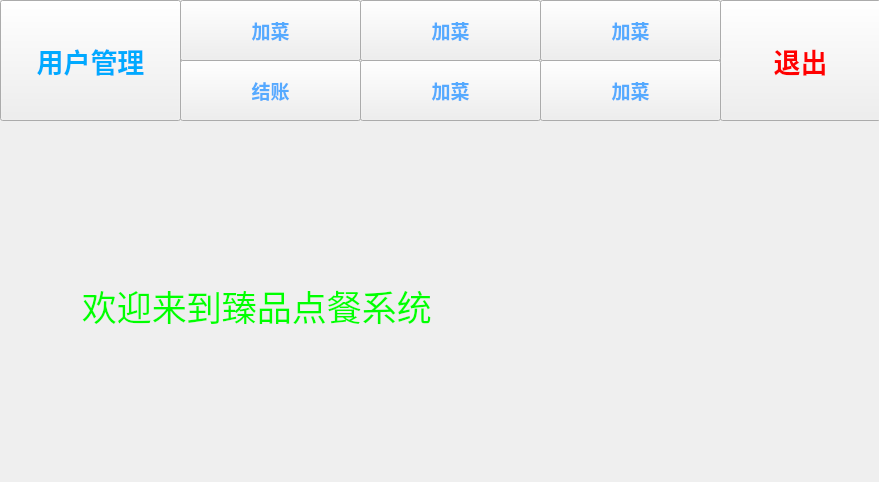
<?xml version="1.0" encoding="UTF-8"?>
<ui version="4.0">
 <class>MangerOperate</class>
 <widget class="QWidget" name="MangerOperate">
  <property name="geometry">
   <rect>
    <x>0</x>
    <y>0</y>
    <width>879</width>
    <height>482</height>
   </rect>
  </property>
  <property name="windowTitle">
   <string>Form</string>
  </property>
  <widget class="QPushButton" name="pushButton_14">
   <property name="geometry">
    <rect>
     <x>720</x>
     <y>0</y>
     <width>161</width>
     <height>121</height>
    </rect>
   </property>
   <property name="palette">
    <palette>
     <active>
      <colorrole role="ButtonText">
       <brush brushstyle="SolidPattern">
        <color alpha="255">
         <red>255</red>
         <green>0</green>
         <blue>0</blue>
        </color>
       </brush>
      </colorrole>
     </active>
     <inactive>
      <colorrole role="ButtonText">
       <brush brushstyle="SolidPattern">
        <color alpha="255">
         <red>255</red>
         <green>0</green>
         <blue>0</blue>
        </color>
       </brush>
      </colorrole>
     </inactive>
     <disabled>
      <colorrole role="ButtonText">
       <brush brushstyle="SolidPattern">
        <color alpha="255">
         <red>120</red>
         <green>120</green>
         <blue>120</blue>
        </color>
       </brush>
      </colorrole>
     </disabled>
    </palette>
   </property>
   <property name="font">
    <font>
     <family>Georgia</family>
     <pointsize>20</pointsize>
     <weight>75</weight>
     <bold>true</bold>
    </font>
   </property>
   <property name="text">
    <string>退出</string>
   </property>
  </widget>
  <widget class="QPushButton" name="PB_OrderMeal">
   <property name="geometry">
    <rect>
     <x>0</x>
     <y>0</y>
     <width>181</width>
     <height>121</height>
    </rect>
   </property>
   <property name="palette">
    <palette>
     <active>
      <colorrole role="WindowText">
       <brush brushstyle="SolidPattern">
        <color alpha="255">
         <red>0</red>
         <green>0</green>
         <blue>0</blue>
        </color>
       </brush>
      </colorrole>
      <colorrole role="Dark">
       <brush brushstyle="SolidPattern">
        <color alpha="255">
         <red>255</red>
         <green>255</green>
         <blue>255</blue>
        </color>
       </brush>
      </colorrole>
      <colorrole role="Text">
       <brush brushstyle="SolidPattern">
        <color alpha="255">
         <red>0</red>
         <green>0</green>
         <blue>0</blue>
        </color>
       </brush>
      </colorrole>
      <colorrole role="ButtonText">
       <brush brushstyle="SolidPattern">
        <color alpha="255">
         <red>0</red>
         <green>170</green>
         <blue>255</blue>
        </color>
       </brush>
      </colorrole>
     </active>
     <inactive>
      <colorrole role="WindowText">
       <brush brushstyle="SolidPattern">
        <color alpha="255">
         <red>0</red>
         <green>0</green>
         <blue>0</blue>
        </color>
       </brush>
      </colorrole>
      <colorrole role="Dark">
       <brush brushstyle="SolidPattern">
        <color alpha="255">
         <red>255</red>
         <green>255</green>
         <blue>255</blue>
        </color>
       </brush>
      </colorrole>
      <colorrole role="Text">
       <brush brushstyle="SolidPattern">
        <color alpha="255">
         <red>0</red>
         <green>0</green>
         <blue>0</blue>
        </color>
       </brush>
      </colorrole>
      <colorrole role="ButtonText">
       <brush brushstyle="SolidPattern">
        <color alpha="255">
         <red>0</red>
         <green>170</green>
         <blue>255</blue>
        </color>
       </brush>
      </colorrole>
     </inactive>
     <disabled>
      <colorrole role="WindowText">
       <brush brushstyle="SolidPattern">
        <color alpha="255">
         <red>255</red>
         <green>255</green>
         <blue>255</blue>
        </color>
       </brush>
      </colorrole>
      <colorrole role="Dark">
       <brush brushstyle="SolidPattern">
        <color alpha="255">
         <red>255</red>
         <green>255</green>
         <blue>255</blue>
        </color>
       </brush>
      </colorrole>
      <colorrole role="Text">
       <brush brushstyle="SolidPattern">
        <color alpha="255">
         <red>255</red>
         <green>255</green>
         <blue>255</blue>
        </color>
       </brush>
      </colorrole>
      <colorrole role="ButtonText">
       <brush brushstyle="SolidPattern">
        <color alpha="255">
         <red>255</red>
         <green>255</green>
         <blue>255</blue>
        </color>
       </brush>
      </colorrole>
     </disabled>
    </palette>
   </property>
   <property name="font">
    <font>
     <family>Georgia</family>
     <pointsize>20</pointsize>
     <weight>75</weight>
     <italic>false</italic>
     <bold>true</bold>
    </font>
   </property>
   <property name="text">
    <string>用户管理</string>
   </property>
  </widget>
  <widget class="QLabel" name="label">
   <property name="geometry">
    <rect>
     <x>0</x>
     <y>120</y>
     <width>881</width>
     <height>371</height>
    </rect>
   </property>
   <property name="palette">
    <palette>
     <active>
      <colorrole role="WindowText">
       <brush brushstyle="SolidPattern">
        <color alpha="255">
         <red>0</red>
         <green>255</green>
         <blue>0</blue>
        </color>
       </brush>
      </colorrole>
     </active>
     <inactive>
      <colorrole role="WindowText">
       <brush brushstyle="SolidPattern">
        <color alpha="255">
         <red>0</red>
         <green>255</green>
         <blue>0</blue>
        </color>
       </brush>
      </colorrole>
     </inactive>
     <disabled>
      <colorrole role="WindowText">
       <brush brushstyle="SolidPattern">
        <color alpha="255">
         <red>120</red>
         <green>120</green>
         <blue>120</blue>
        </color>
       </brush>
      </colorrole>
     </disabled>
    </palette>
   </property>
   <property name="font">
    <font>
     <family>楷体</family>
     <pointsize>26</pointsize>
    </font>
   </property>
   <property name="text">
    <string>         欢迎来到臻品点餐系统</string>
   </property>
  </widget>
  <widget class="QPushButton" name="PB_Payoff">
   <property name="geometry">
    <rect>
     <x>180</x>
     <y>60</y>
     <width>181</width>
     <height>61</height>
    </rect>
   </property>
   <property name="palette">
    <palette>
     <active>
      <colorrole role="ButtonText">
       <brush brushstyle="SolidPattern">
        <color alpha="255">
         <red>85</red>
         <green>170</green>
         <blue>255</blue>
        </color>
       </brush>
      </colorrole>
     </active>
     <inactive>
      <colorrole role="ButtonText">
       <brush brushstyle="SolidPattern">
        <color alpha="255">
         <red>85</red>
         <green>170</green>
         <blue>255</blue>
        </color>
       </brush>
      </colorrole>
     </inactive>
     <disabled>
      <colorrole role="ButtonText">
       <brush brushstyle="SolidPattern">
        <color alpha="255">
         <red>120</red>
         <green>120</green>
         <blue>120</blue>
        </color>
       </brush>
      </colorrole>
     </disabled>
    </palette>
   </property>
   <property name="font">
    <font>
     <family>Georgia</family>
     <pointsize>14</pointsize>
     <weight>75</weight>
     <bold>true</bold>
    </font>
   </property>
   <property name="text">
    <string>结账</string>
   </property>
  </widget>
  <widget class="QPushButton" name="PB_AddMeal">
   <property name="geometry">
    <rect>
     <x>180</x>
     <y>0</y>
     <width>181</width>
     <height>61</height>
    </rect>
   </property>
   <property name="palette">
    <palette>
     <active>
      <colorrole role="ButtonText">
       <brush brushstyle="SolidPattern">
        <color alpha="255">
         <red>85</red>
         <green>170</green>
         <blue>255</blue>
        </color>
       </brush>
      </colorrole>
     </active>
     <inactive>
      <colorrole role="ButtonText">
       <brush brushstyle="SolidPattern">
        <color alpha="255">
         <red>85</red>
         <green>170</green>
         <blue>255</blue>
        </color>
       </brush>
      </colorrole>
     </inactive>
     <disabled>
      <colorrole role="ButtonText">
       <brush brushstyle="SolidPattern">
        <color alpha="255">
         <red>120</red>
         <green>120</green>
         <blue>120</blue>
        </color>
       </brush>
      </colorrole>
     </disabled>
    </palette>
   </property>
   <property name="font">
    <font>
     <family>Georgia</family>
     <pointsize>14</pointsize>
     <weight>75</weight>
     <bold>true</bold>
    </font>
   </property>
   <property name="text">
    <string>加菜</string>
   </property>
  </widget>
  <widget class="QPushButton" name="PB_AddMeal_2">
   <property name="geometry">
    <rect>
     <x>360</x>
     <y>0</y>
     <width>181</width>
     <height>61</height>
    </rect>
   </property>
   <property name="palette">
    <palette>
     <active>
      <colorrole role="ButtonText">
       <brush brushstyle="SolidPattern">
        <color alpha="255">
         <red>85</red>
         <green>170</green>
         <blue>255</blue>
        </color>
       </brush>
      </colorrole>
     </active>
     <inactive>
      <colorrole role="ButtonText">
       <brush brushstyle="SolidPattern">
        <color alpha="255">
         <red>85</red>
         <green>170</green>
         <blue>255</blue>
        </color>
       </brush>
      </colorrole>
     </inactive>
     <disabled>
      <colorrole role="ButtonText">
       <brush brushstyle="SolidPattern">
        <color alpha="255">
         <red>120</red>
         <green>120</green>
         <blue>120</blue>
        </color>
       </brush>
      </colorrole>
     </disabled>
    </palette>
   </property>
   <property name="font">
    <font>
     <family>Georgia</family>
     <pointsize>14</pointsize>
     <weight>75</weight>
     <bold>true</bold>
    </font>
   </property>
   <property name="text">
    <string>加菜</string>
   </property>
  </widget>
  <widget class="QPushButton" name="PB_AddMeal_3">
   <property name="geometry">
    <rect>
     <x>540</x>
     <y>0</y>
     <width>181</width>
     <height>61</height>
    </rect>
   </property>
   <property name="palette">
    <palette>
     <active>
      <colorrole role="ButtonText">
       <brush brushstyle="SolidPattern">
        <color alpha="255">
         <red>85</red>
         <green>170</green>
         <blue>255</blue>
        </color>
       </brush>
      </colorrole>
     </active>
     <inactive>
      <colorrole role="ButtonText">
       <brush brushstyle="SolidPattern">
        <color alpha="255">
         <red>85</red>
         <green>170</green>
         <blue>255</blue>
        </color>
       </brush>
      </colorrole>
     </inactive>
     <disabled>
      <colorrole role="ButtonText">
       <brush brushstyle="SolidPattern">
        <color alpha="255">
         <red>120</red>
         <green>120</green>
         <blue>120</blue>
        </color>
       </brush>
      </colorrole>
     </disabled>
    </palette>
   </property>
   <property name="font">
    <font>
     <family>Georgia</family>
     <pointsize>14</pointsize>
     <weight>75</weight>
     <bold>true</bold>
    </font>
   </property>
   <property name="text">
    <string>加菜</string>
   </property>
  </widget>
  <widget class="QPushButton" name="PB_AddMeal_4">
   <property name="geometry">
    <rect>
     <x>540</x>
     <y>60</y>
     <width>181</width>
     <height>61</height>
    </rect>
   </property>
   <property name="palette">
    <palette>
     <active>
      <colorrole role="ButtonText">
       <brush brushstyle="SolidPattern">
        <color alpha="255">
         <red>85</red>
         <green>170</green>
         <blue>255</blue>
        </color>
       </brush>
      </colorrole>
     </active>
     <inactive>
      <colorrole role="ButtonText">
       <brush brushstyle="SolidPattern">
        <color alpha="255">
         <red>85</red>
         <green>170</green>
         <blue>255</blue>
        </color>
       </brush>
      </colorrole>
     </inactive>
     <disabled>
      <colorrole role="ButtonText">
       <brush brushstyle="SolidPattern">
        <color alpha="255">
         <red>120</red>
         <green>120</green>
         <blue>120</blue>
        </color>
       </brush>
      </colorrole>
     </disabled>
    </palette>
   </property>
   <property name="font">
    <font>
     <family>Georgia</family>
     <pointsize>14</pointsize>
     <weight>75</weight>
     <bold>true</bold>
    </font>
   </property>
   <property name="text">
    <string>加菜</string>
   </property>
  </widget>
  <widget class="QPushButton" name="PB_AddMeal_5">
   <property name="geometry">
    <rect>
     <x>360</x>
     <y>60</y>
     <width>181</width>
     <height>61</height>
    </rect>
   </property>
   <property name="palette">
    <palette>
     <active>
      <colorrole role="ButtonText">
       <brush brushstyle="SolidPattern">
        <color alpha="255">
         <red>85</red>
         <green>170</green>
         <blue>255</blue>
        </color>
       </brush>
      </colorrole>
     </active>
     <inactive>
      <colorrole role="ButtonText">
       <brush brushstyle="SolidPattern">
        <color alpha="255">
         <red>85</red>
         <green>170</green>
         <blue>255</blue>
        </color>
       </brush>
      </colorrole>
     </inactive>
     <disabled>
      <colorrole role="ButtonText">
       <brush brushstyle="SolidPattern">
        <color alpha="255">
         <red>120</red>
         <green>120</green>
         <blue>120</blue>
        </color>
       </brush>
      </colorrole>
     </disabled>
    </palette>
   </property>
   <property name="font">
    <font>
     <family>Georgia</family>
     <pointsize>14</pointsize>
     <weight>75</weight>
     <bold>true</bold>
    </font>
   </property>
   <property name="text">
    <string>加菜</string>
   </property>
  </widget>
 </widget>
 <resources/>
 <connections/>
</ui>
